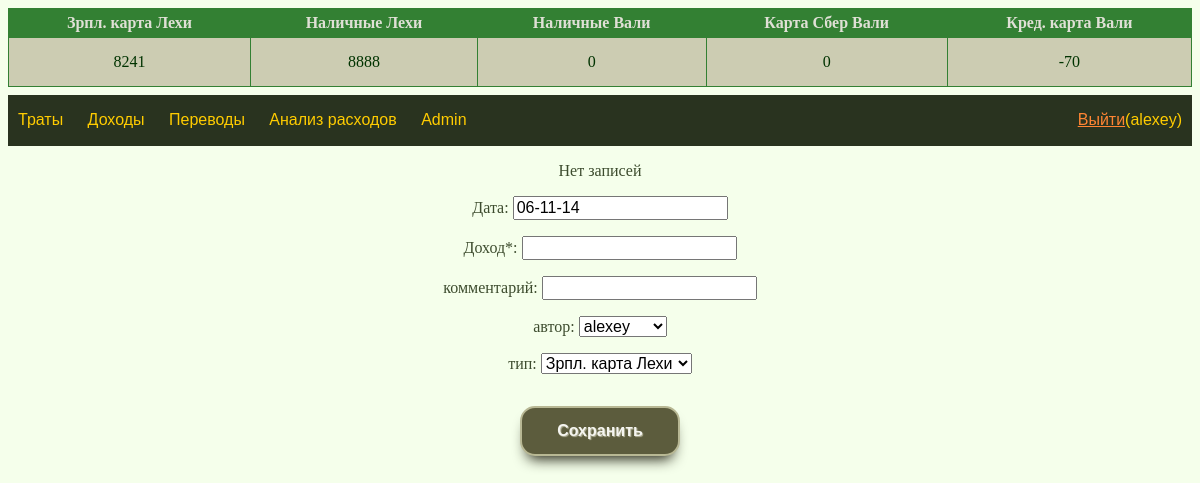
Page /income/ (signed in) on the earlier database version.
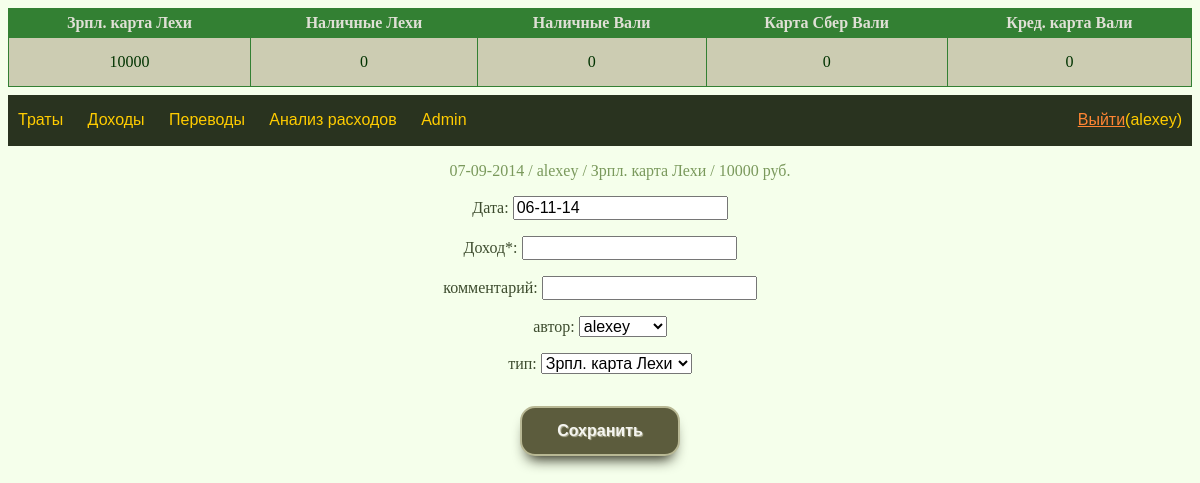
Same page on the later database version.
### account/models.py (models this page shows)
class Account(models.Model):
    name = models.CharField(max_length=16, unique=True)
    money = models.IntegerField()
    is_cost_default = models.BooleanField()
    is_income_default = models.BooleanField()
    owner = models.ForeignKey(User)
    class Meta:
        verbose_name = 'Кошелек'
        verbose_name_plural = 'Кошельки'
    def __str__(self):
        return self.name

### income/models.py (models this page shows)
class Income(models.Model):
    incomeType = models.ForeignKey(Account)
    money = models.IntegerField()
    date = models.DateField()
    modified = models.DateTimeField(auto_now=True)
    owner = models.ForeignKey(User)
    comment = models.CharField(max_length=32)
    def __str__(self):
        return r'{} / {} / {} / {} руб.'.format(self.date.strftime('%d-%m-%Y'),
                                                self.owner,
                                                self.incomeType,
                                                self.money)

### income/views.py (the view)
# urls.py: url(r'^(\d+)/$', views.incomeView))
@login_required
def incomeView(request, *args):
    if request.method == 'POST':
        save_income(request)
        return HttpResponseRedirect('/income/')
    else:
        user = request.user
        if args:
            initial_form_values = initial_from_object(args[0])
        else:
            initial_form_values = generate_initial(user)
        form = IncomeForm(initial=initial_form_values)
        account_list = Account.objects.all()
        latest_income_list = Income.objects.order_by('-modified')[:5]
        context = {
            'account_list': account_list,
            'latest_income_list': latest_income_list[::-1],
            'form': form,
            'username': user
        }
        return render(
            request,
            'income/index.html',
            context
        )

### income/forms.py
class IncomeForm(forms.Form):
    date = forms.DateField(
        required=True,
        label='Дата',
        input_formats=[
            '%d-%m-%Y',
            '%d-%m-%y',
            '%d/%m/%y',
            '%d/%m/%Y',
            '%d.%m.%y',
            '%d.%m.%Y'
        ],
        widget=CalendarWidget()
    )
    money = forms.IntegerField(
        label ='Доход*',
        required=True
    )
    comment = forms.CharField(
        max_length=32, required=False,
        label='комментарий'
    )
    owner = forms.ModelChoiceField(
        queryset=User.objects.all(),
        empty_label=None,
        required=False,
        label='автор'
    )
    incomeType = forms.ModelChoiceField(
        queryset=Account.objects.all(),
        required=True,
        label='тип'
    )

### income/views.py (called while the page is built)
def generate_initial(user):
    return {
        'date':         d.today().strftime('%d-%m-%y'),
        'owner':        user,
        'incomeType':   Account.objects.filter(
            owner=user,
            is_income_default=True
            )[0]
    }

### templates/income/index.html
{% extends "base.html" %}
{% block content %}
{% if latest_income_list %}
  <ul>
  {% for income in latest_income_list %}
    <li><a href='/income/{{ income.pk }}/'>{{ income }}</a></li>
  {% endfor %}
  </ul>
{% else %}
  <p>Нет записей</p>
{% endif %}
<form method="post">{% csrf_token %}
{{ form.as_p }}
<input type="submit" value="Сохранить" />
</form>
{% endblock %}

### templates/base.html (shortened to what this page needs)
<!DOCTYPE html>
<html>
<head>
  <link href="/static/style.css" rel="stylesheet">
</head>
<body>
<header>
<table>
  {% for a in account_list %}
  <th>{{ a.name }}</th>
  {% endfor %}
  <tr>
    {% for a in account_list %}
      <td>{{ a.money }}</td>
    {% endfor %}
  </tr>
</table>
<div id="navigation">
  <div id="menu">
    <a href='/'>Траты</a>
    <a href='/income/'>Доходы</a>
    <a href='/transfer/'>Переводы</a>
    <a href='/analytics/'>Анализ расходов</a>
    <a href='/admin/'>Admin</a>
  </div>
  <div id="logout">
    <a href='/accounts/logout/?next=/{% block logout %}{% endblock %}'>Выйти</a>({{ username }})
  </div>
</div>
</header>
<div id="content">
  {% block content %}{% endblock %}
</div>
</body>
</html>

Differences in the rows shown:
changed Account "Зрпл. карта Лехи": money "8241" → "10000"
changed Account "Наличные Лехи": money "8888" → "0"
changed Account "Кред. карта Вали": money "-70" → "0"
added Income: date+owner+incomeType "07-09-2014 / alexey / Зрпл. карта Лехи / 10000 руб."
Other differences:
text no longer shown: "Нет записей"
